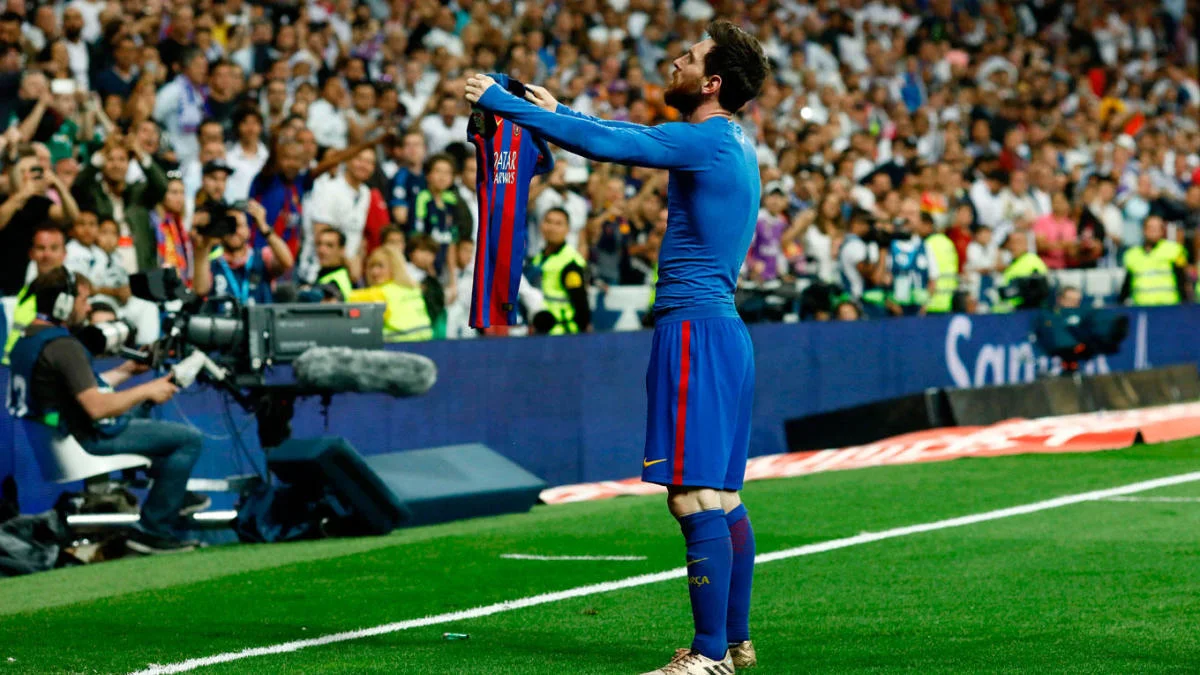
#> input picture messi.webp, 1200 x 675 px
$ jupyter execute --allow-errors 'Trabalho 1 (1).ipynb'
#> lines starting #> are read from the running program, lines starting #| are printed output that depends on the picture
[cell 1]
import imageio
import numpy as np
from PIL import Image, ImageOps
import matplotlib.pyplot as plt

#> (a cell that did not finish here is left out)

#> (a cell that did not finish here is left out)

## Funções para plotar

[cell 4]
# Plota 1 imagem

def plot_image(img: np.array):
    plt.figure(figsize=(6, 6))
    plt.imshow(img, cmap='gray');

# Plota as 2 imagens

def plot_two_images(img1: np.array, img2: np.array):
    _, ax = plt.subplots(1, 2, figsize=(12, 6))
    ax[0].imshow(img1, cmap='gray')
    ax[1].imshow(img2, cmap='gray');

## Carrega a imagem e aplica a cor cinza

[cell 5]
img = Image.open('messi.webp')
#> img is the input picture: PIL image 1200x675 RGB; mean R, G, B 72, 96.3, 74
img = ImageOps.grayscale(img)
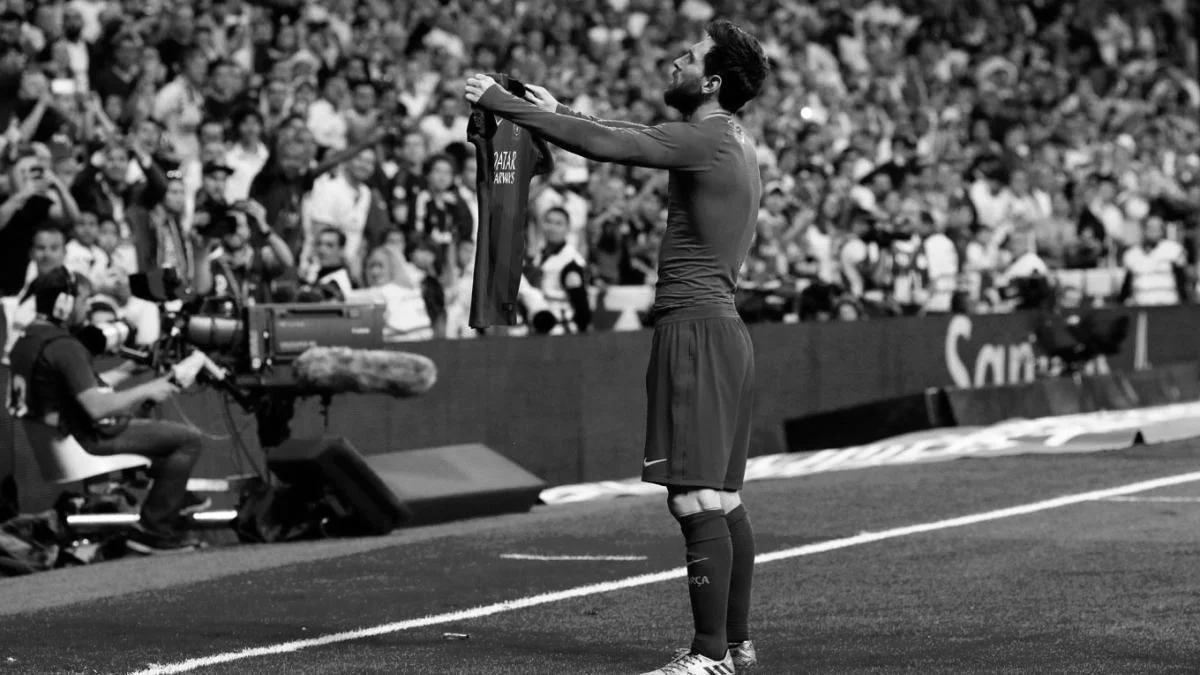
#> img: PIL image 1200x675 L; min 0, max 255, mean 86.5
img = img.resize(size=(224, 224))
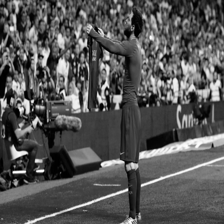
#> img: PIL image 224x224 L; min 0, max 255, mean 86.5
plot_image(img=img)
print(np.array(img).shape)
#| (224, 224)

## Calcula o tamanho da imagem depois da aplicação do filtro

[cell 6]
def calculate_target_size(img_size: int, kernel_size: int) -> int:
#> called with img_size = 224, kernel_size = 3
    num_pixels = 0

    print("kernel: ", kernel_size)

    for i in range(img_size):
        added = i + kernel_size

        if added <= img_size:
            num_pixels += 1

    return num_pixels

[cell 7]
calculate_target_size(img_size=224, kernel_size=3)

## Função para aplicar a convolução

[cell 8]
def convolve(img: np.array, kernel: np.array) -> np.array:

    kernel_size = 0

    if len(kernel) > len(kernel[0]):
        kernel_size = len(kernel)
    else:
        kernel_size = len(kernel[0])

    tgt_size = calculate_target_size(
        img_size=img.shape[0],
        kernel_size=kernel_size
    )

    k = kernel.shape[0]
    l = kernel.shape[1]

    convolved_img = np.zeros(shape=(tgt_size, tgt_size))

    for i in range(tgt_size):

        for j in range(tgt_size):

            mat = img[i:i+k, j:j+l]

            convolved_img[i, j] = np.sum(np.multiply(mat, kernel))


    return convolved_img

#> (a cell that did not finish here is left out)

#> (a cell that did not finish here is left out)

## Corrigindo o problema do padding

[cell 11]
def get_padding_width_per_side(kernel_size: int) -> int:

    return kernel_size // 2

[cell 12]
def add_padding_to_image(img: np.array, padding_width: int) -> np.array:

#> called with padding_width = 2
    img_with_padding = np.zeros(shape=(
        img.shape[0] + padding_width * 2,
        img.shape[1] + padding_width * 2
    ))

    img_with_padding[padding_width:-padding_width, padding_width:-padding_width] = img
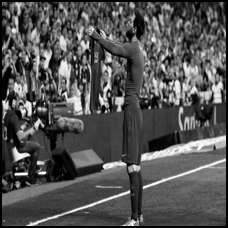
#> img_with_padding: shape (228, 228) float64; min 0, max 255, mean 83.5

    return img_with_padding

$ run again, with leclerc.jpg saved as messi.webp
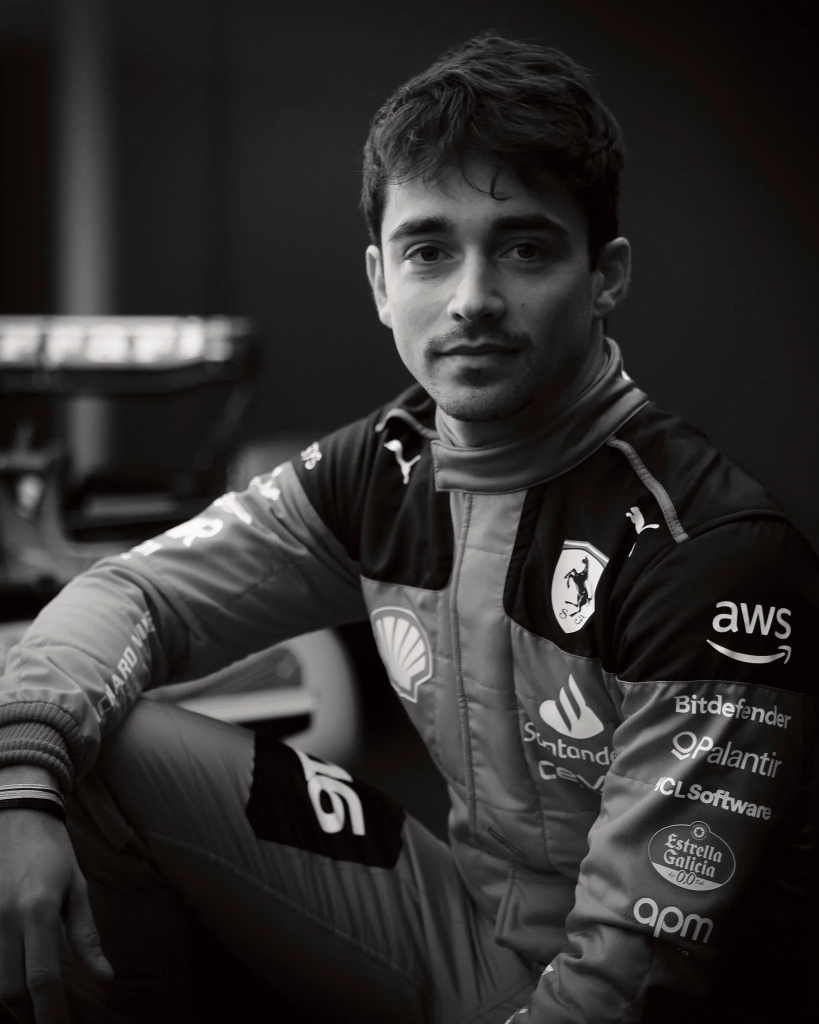
#> input picture leclerc.jpg, 1638 x 2048 px (shown at 1/2 size)
#> img is the input picture: PIL image 1638x2048 RGB; mean R, G, B 48.2, 45.9, 45.5
#> `img = img.resize(size=(224, 224))`:
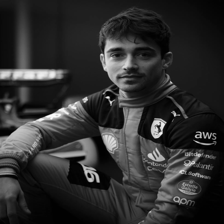
#> img: PIL image 224x224 L; min 0, max 255, mean 46.5
#| (224, 224)
#> in add_padding_to_image, `img_with_padding[padding_width:-padding_width, padding_width:-padding_..`:
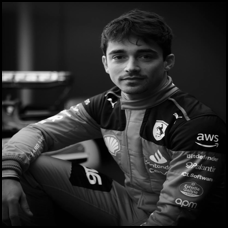
#> img_with_padding: shape (228, 228) float64; min 0, max 255, mean 44.9
